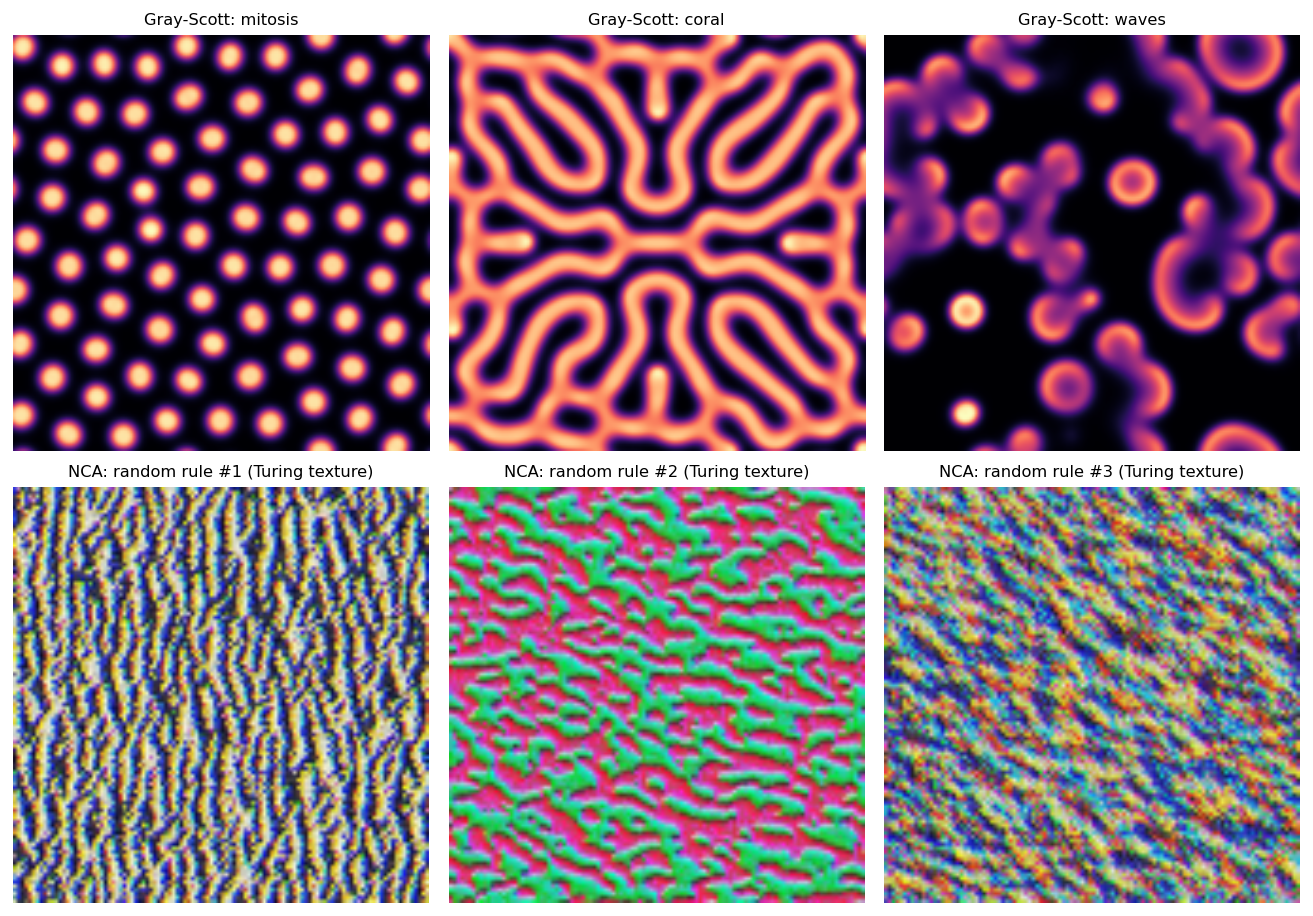

Here is the Python script that generated this plot:
"""
nca_demo.py  ——  Neural Cellular Automata (NCA) 自學示範
==========================================================

參考 Emergent Garden 影片裡的 NCA 藍圖，實作步驟 1~3（不含第 4 步的遺傳演算法
搜尋），跑出「幾個模式」的 demo，最後拼成一張 montage 圖 (nca_demo.png)。

藍圖對照
--------
1. 多維度狀態矩陣      -> NCA.state，形狀 (C, H, W)，前 3 個 channel 當 RGB
2. 感知周圍環境        -> PERCEPTION：固定卷積核 identity / sobel_x / sobel_y /
                          laplacian / gaussian（低通，幫忙長出 Turing 紋理）
3. 神經網路決策        -> NCA._net：兩層 1x1 卷積 (= channel 維度上的小 MLP) + tanh
   隨機異步更新        -> 每步以 fire_rate 機率遮罩，只更新部分細胞

關於「第 4 步」
---------------
影片裡會分裂、像黏菌的「生物」，是用遺傳演算法『搜尋』權重找出來的；這支腳本
不做那個搜尋，所以：
  * 隨機權重 NCA -> 多半是 Turing 風格紋理（斑點 / 條紋 / 迷宮）。這裡用一個
    「結構分數」自動從多組隨機規則挑出最有結構的幾組（取代第 4 步的搜尋）。
  * 想看明確、可重現的「細胞分裂 / 蠕蟲 / 迷宮」，看下面的 Gray-Scott 反應擴散
    （NCA 的確定性表親：Laplacian = 感知，反應式 = 固定的網路）。

依賴：numpy / scipy / matplotlib （都已在專案裡，不需要 torch）
執行：python nca_demo.py
"""

import numpy as np
from scipy.ndimage import convolve
import matplotlib

matplotlib.use("Agg")
import matplotlib.pyplot as plt

OUT = "nca_demo.png"
rng_global = np.random.default_rng()


# ----------------------------------------------------------------------------
# 引擎 A：忠於藍圖的多通道 NCA（步驟 1~3）
# ----------------------------------------------------------------------------
NCA_SIZE = 110      # NCA panel 格點數（小一點跑比較快）

# --- 步驟 2：固定的感知卷積核 -------------------------------------------------
_IDENT = np.array([[0, 0, 0], [0, 1, 0], [0, 0, 0]], dtype=np.float32)
_SOBEL_X = np.array([[-1, 0, 1], [-2, 0, 2], [-1, 0, 1]], dtype=np.float32) / 8.0
_SOBEL_Y = _SOBEL_X.T.copy()
_LAPL = np.array([[0.05, 0.2, 0.05],
                  [0.20, -1.0, 0.20],
                  [0.05, 0.2, 0.05]], dtype=np.float32)
_GAUSS = np.array([[1, 2, 1], [2, 4, 2], [1, 2, 1]], dtype=np.float32) / 16.0
PERCEPTION = [_IDENT, _SOBEL_X, _SOBEL_Y, _LAPL, _GAUSS]   # 5 個過濾器


class NCA:
    """多通道神經細胞自動機。權重隨機初始化（不訓練、不搜尋）。"""

    def __init__(self, channels=8, hidden=64, dt=0.4, fire_rate=0.5, seed=0):
        self.C = channels
        self.dt = dt
        self.fire_rate = fire_rate
        rng = np.random.default_rng(seed)

        n_perc = self.C * len(PERCEPTION)
        # 步驟 3：兩層 1x1 卷積 = channel 維度上的小型 MLP
        self.w1 = rng.standard_normal((hidden, n_perc)).astype(np.float32) * (1.2 / np.sqrt(n_perc))
        self.b1 = rng.standard_normal(hidden).astype(np.float32) * 0.1
        self.w2 = rng.standard_normal((self.C, hidden)).astype(np.float32) * (1.2 / np.sqrt(hidden))
        self.b2 = np.zeros(self.C, dtype=np.float32)

        # 步驟 1：狀態矩陣，從一片低振幅噪聲長出來
        self.state = rng.standard_normal((self.C, NCA_SIZE, NCA_SIZE)).astype(np.float32) * 0.1
        self._rng = rng

    def _perceive(self):
        feats = []
        for f in PERCEPTION:
            for c in range(self.C):
                feats.append(convolve(self.state[c], f, mode="wrap"))
        return np.stack(feats, axis=0)            # (C*F, H, W)

    def step(self):
        perc = self._perceive()
        flat = perc.reshape(perc.shape[0], -1)
        h = np.tanh(self.w1 @ flat + self.b1[:, None])
        dx = (self.w2 @ h + self.b2[:, None]).reshape(self.C, NCA_SIZE, NCA_SIZE)
        dx -= dx.mean(axis=(1, 2), keepdims=True)          # 像 instance-norm
        # 隨機異步更新
        mask = (self._rng.random((1, NCA_SIZE, NCA_SIZE)) < self.fire_rate).astype(np.float32)
        self.state = np.tanh(self.state + self.dt * dx * mask)

    def run(self, steps):
        for _ in range(steps):
            self.step()
        return self.state

    def rgb(self):
        img = self.state[:3].transpose(1, 2, 0)
        lo, hi = img.min(), img.max()
        return (img - lo) / (hi - lo + 1e-8)


def _score(state):
    """挑規則用的指標。回傳 (ok, structure)。
    ok: 沒死、沒整片飽和。structure: 相鄰像素相關性（越高越平滑有結構）。"""
    a = state[0]
    if not np.isfinite(a).all():
        return False, 0.0
    if a.std() < 0.05:                          # 幾乎常數 -> 死了
        return False, 0.0
    if np.mean(np.abs(a) > 0.97) > 0.7:          # 大片貼在 ±1 -> 飽和噪聲
        return False, 0.0
    a = a - a.mean()
    denom = (a * a).sum() + 1e-8
    corr = float((a * np.roll(a, 1, axis=0)).sum() / denom)
    return True, corr


def find_nca_modes(n_modes=3, candidates=26, steps=100):
    """跑多組隨機規則，挑出最有結構的幾個（取代第 4 步的遺傳演算法）。"""
    found = []
    for _ in range(candidates):
        seed = int(rng_global.integers(0, 1_000_000))
        net = NCA(seed=seed)
        net.run(steps)
        ok, structure = _score(net.state)
        if ok and structure > 0.30:
            found.append((structure, net))
    found.sort(key=lambda t: -t[0])             # 結構越強排越前
    return [net for _, net in found[:n_modes]]


# ----------------------------------------------------------------------------
# 引擎 B：Gray-Scott 反應擴散（NCA 的確定性表親，可重現的命名模式）
# ----------------------------------------------------------------------------
GS_SIZE = 160
_GS_LAP = np.array([[0.05, 0.2, 0.05],
                    [0.20, -1.0, 0.20],
                    [0.05, 0.2, 0.05]], dtype=np.float32)


def gray_scott(f, k, steps, Du=1.0, Dv=0.5, seed=0):
    rng = np.random.default_rng(seed)
    U = np.ones((GS_SIZE, GS_SIZE), dtype=np.float32)
    V = np.zeros((GS_SIZE, GS_SIZE), dtype=np.float32)
    # 在中央放一小塊種子，讓「群落」自己往外長
    r, c = 12, GS_SIZE // 2
    U[c - r:c + r, c - r:c + r] = 0.50
    V[c - r:c + r, c - r:c + r] = 0.25
    V += rng.random((GS_SIZE, GS_SIZE)).astype(np.float32) * 0.02

    for _ in range(steps):
        uvv = U * V * V
        U += Du * convolve(U, _GS_LAP, mode="wrap") - uvv + f * (1.0 - U)
        V += Dv * convolve(V, _GS_LAP, mode="wrap") + uvv - (f + k) * V
        np.clip(U, 0.0, 1.0, out=U)
        np.clip(V, 0.0, 1.0, out=V)
    return V


# ----------------------------------------------------------------------------
# 組裝 montage
# ----------------------------------------------------------------------------
def main():
    panels = []   # (title, image, cmap)

    print("Running Gray-Scott reaction-diffusion (deterministic named modes)...")
    gs_presets = [
        ("Gray-Scott: mitosis", 0.0367, 0.0649, 14000),
        ("Gray-Scott: coral", 0.0545, 0.0620, 10000),
        ("Gray-Scott: waves", 0.0180, 0.0510, 10000),
    ]
    for title, f, k, steps in gs_presets:
        print(f"  - {title}")
        V = gray_scott(f, k, steps, seed=int(rng_global.integers(0, 1_000_000)))
        panels.append((title, V, "magma"))

    print("Searching random NCA rules with structure (replaces GA / step 4)...")
    nca_nets = find_nca_modes(n_modes=3, candidates=18, steps=90)
    for j, net in enumerate(nca_nets):
        print(f"  - NCA random rule #{j + 1}")
        panels.append((f"NCA: random rule #{j + 1} (Turing texture)", net.rgb(), None))

    if not panels:
        print("No panels produced; run again.")
        return

    cols = 3
    rows = (len(panels) + cols - 1) // cols
    fig, axes = plt.subplots(rows, cols, figsize=(cols * 3.4, rows * 3.6))
    axes = np.array(axes).reshape(-1)
    for ax, (title, img, cmap) in zip(axes, panels):
        ax.imshow(img, cmap=cmap, interpolation="bilinear") if cmap else \
            ax.imshow(img, interpolation="bilinear")
        ax.set_title(title, fontsize=9)
        ax.axis("off")
    for ax in axes[len(panels):]:
        ax.axis("off")

    plt.tight_layout()
    plt.savefig(OUT, dpi=130, bbox_inches="tight")
    print(f"\nDone -> {OUT}")


if __name__ == "__main__":
    main()
